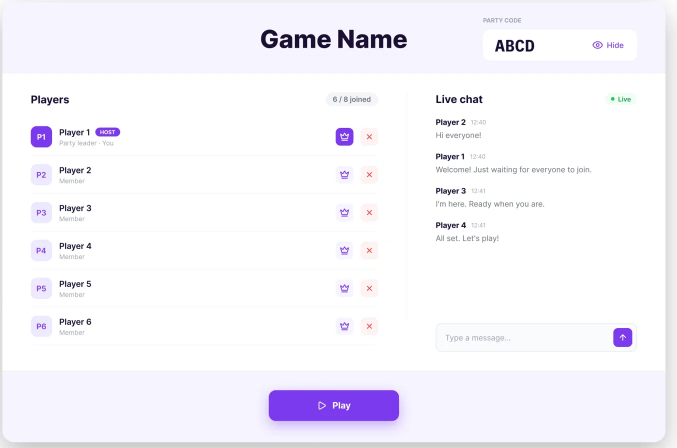
#> input picture ClaudeScripts/gameplay-site/source/design/lobby.webp, 1353 x 896 px (shown at 1/2 size)
$ python voronoi_stippling.py ../../ClaudeScripts/gameplay-site/source/design/lobby.webp
#> lines starting #> are read from the running program, lines starting #| are printed output that depends on the picture
#> in main, image is the input picture: PIL image 1353x896 RGB; mean R, G, B 246, 244.1, 250.9
import argparse
import os
import subprocess
import sys

import numpy as np
import matplotlib.pyplot as plt
from PIL import Image, ImageDraw, ImageFont
from scipy.spatial import cKDTree


def demo_image(size=600):
    y, x = np.mgrid[:size, :size]
    distance = np.hypot(x - size / 2, y - size * 0.43) / (size / 2)
    image = Image.fromarray((np.clip(1 - distance, 0, 1) * 255).astype(np.uint8))
    draw = ImageDraw.Draw(image)
    try:
        font = ImageFont.load_default(size=size // 4)
    except TypeError:
        font = ImageFont.load_default()
    draw.text((size / 2, size / 2), "HELLO", fill=0, font=font, anchor="mm")
    return image


def pick_image():
    if sys.platform == "darwin":
        script = 'POSIX path of (choose file of type {"public.image"} with prompt "Choose a picture to stipple")'
        try:
            result = subprocess.run(["osascript", "-e", script], capture_output=True, text=True, timeout=600)
            return result.stdout.strip() or None
        except (OSError, subprocess.SubprocessError):
            return None
    try:
        import tkinter
        from tkinter import filedialog
        root = tkinter.Tk()
        root.withdraw()
        path = filedialog.askopenfilename(title="Choose a picture to stipple",
                                          filetypes=[("Images", "*.png *.jpg *.jpeg *.gif *.bmp *.tif *.tiff *.webp"), ("All files", "*")])
        root.destroy()
        return path or None
    except Exception:
        return None


def default_output(path):
    stem, _ = os.path.splitext(path)
    return stem + "_stippled.png"


def load_weights(image, width, contrast):
#> called with width = 600, contrast = 2.5
    if image.mode in ("RGBA", "LA", "P"):
        image = Image.alpha_composite(Image.new("RGBA", image.size, "white"), image.convert("RGBA"))
    image = image.convert("L")
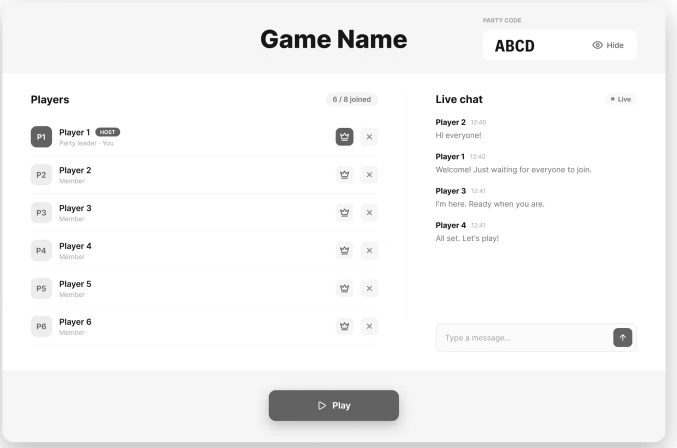
#> image: PIL image 1353x896 L (shown at 1/2 size); min 0, max 255, mean 245.5
    height = round(width * image.height / image.width)
#> height = 397
    pixels = np.asarray(image.resize((width, height)), dtype=float) / 255
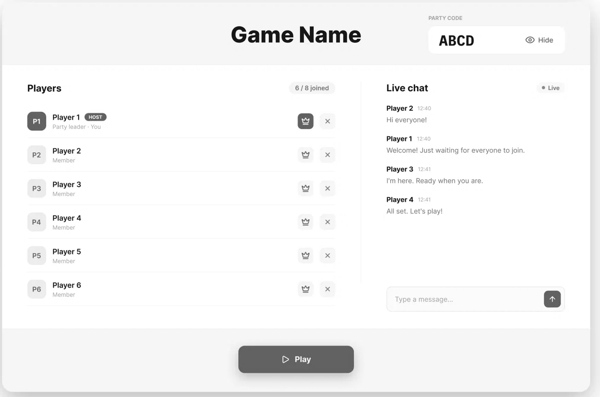
#> pixels: shape (397, 600) float64; min 0, max 1, mean 0.962
    return np.power(1 - pixels, contrast)
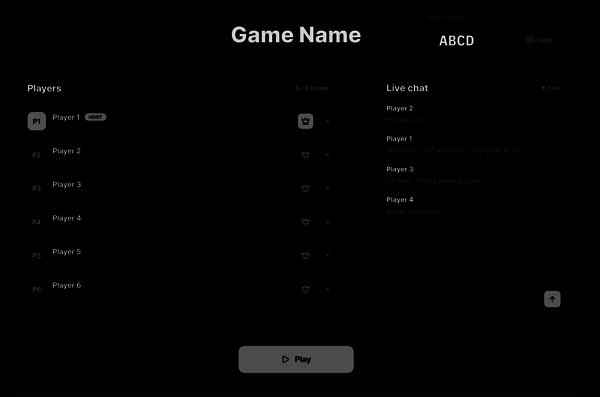
#> returned value: shape (397, 600) float64; min 0, max 1, mean 0.0104


def initial_points(weights, n, rng):
    flat = weights.ravel()
    p = flat / flat.sum() if flat.sum() > 0 else None
    index = rng.choice(flat.size, size=n, p=p)
    y, x = np.divmod(index, weights.shape[1])
    return np.column_stack((x, y)).astype(float) + rng.random((n, 2))


def relax(points, pixels, pixel_weights, shape, iteration, rng):
    n = len(points)
    _, owner = cKDTree(points).query(pixels, workers=-1)
    total = np.bincount(owner, pixel_weights, n)
    cx = np.bincount(owner, pixel_weights * pixels[:, 0], n)
    cy = np.bincount(owner, pixel_weights * pixels[:, 1], n)
    empty = total == 0
    targets = np.column_stack((cx, cy)) / np.where(empty, 1, total)[:, None]
    targets[empty] = rng.random((empty.sum(), 2)) * (shape[1], shape[0])
    jitter = (iteration + 1) ** -0.8 * 10
    points += (targets - points) * 1.8 + (rng.random(points.shape) - 0.5) * jitter
    np.clip(points, 0, (shape[1] - 1e-3, shape[0] - 1e-3), out=points)
    return np.sqrt(total / (total.max() or 1))


def main():
    parser = argparse.ArgumentParser(description="Redraw a picture as dots using weighted Voronoi stippling.")
    parser.add_argument("image", nargs="?", help="any picture (a file picker opens if omitted)")
    parser.add_argument("--demo", action="store_true", help="use the built-in demo image instead of choosing a file")
    parser.add_argument("--width", type=int, default=600, help="working width in pixels")
    parser.add_argument("--density", type=float, default=1.0, help="number of dots multiplier")
    parser.add_argument("--contrast", type=float, default=2.5)
    parser.add_argument("--min-size", type=float, default=0.3)
    parser.add_argument("--max-size", type=float, default=4.5)
    parser.add_argument("--iterations", type=int, default=60)
    parser.add_argument("--background", default="white")
    parser.add_argument("--color", default="black")
    parser.add_argument("--save", help="where to save the result (default: next to the picture, ending in _stippled.png)")
    parser.add_argument("--no-window", action="store_true", help="just save the result without opening a window")
    parser.add_argument("--seed", type=int)
    args = parser.parse_args()

    rng = np.random.default_rng(args.seed)
    path = args.image or (None if args.demo else pick_image())
    if path:
        path = os.path.expanduser(path)
        image = Image.open(path)
        print(f"Stippling {path}")
    else:
        image = demo_image()
        print("No picture chosen, using the demo image.")
    output = args.save or (default_output(path) if path else None)
    weights = load_weights(image, args.width, args.contrast)
    shape = weights.shape
#> shape = (397, 600)
    n = max(1, round(shape[0] * shape[1] / 40 * args.density))
#> n = 5955
    ys, xs = np.nonzero(weights > 1e-6)
    pixels = np.column_stack((xs, ys)) + 0.5
#> pixels = 100281 pairs, first value 0.5 to 599.5, second value 0.5 to 396.5
    pixel_weights = weights[ys, xs]
    points = initial_points(weights, n, rng)
#> in initial_points, `index = rng.choice(flat.size, size=n, p=p)`: index = 5955 values, max 238176 at index 1878, min 886 at index 1419, mean 119704.3
#> in initial_points, `y, x = np.divmod(index, weights.shape[1])`: y = 5955 values, max 396 at index 493, min 1 at index 151, mean 199; x = 5955 values, max 599 at index 2462, min 0 at index 1736, mean 290.5
#> points = 5955 pairs, first value 0.15 to 599.5, second value 1.75 to 397

    fig, ax = plt.subplots(figsize=(8, 8 * shape[0] / shape[1]))
    fig.patch.set_facecolor(args.background)
    fig.subplots_adjust(0, 0, 1, 1)
    ax.set_xlim(0, shape[1])
    ax.set_ylim(shape[0], 0)
    ax.set_aspect("equal")
    ax.axis("off")
    scale = (fig.get_figwidth() * 72 / shape[1]) ** 2
#> scale = 0.922
    dots = ax.scatter(points[:, 0], points[:, 1], s=1, color=args.color, linewidths=0)
    live = not args.no_window

    for i in range(args.iterations):
        strength = relax(points, pixels, pixel_weights, shape, i, rng)
        radius = args.min_size + (args.max_size - args.min_size) * strength
        if live:
            if not plt.fignum_exists(fig.number):
                return
            dots.set_offsets(points)
            dots.set_sizes(np.pi * radius ** 2 * scale)
            ax.set_title(f"{n:,} dots · iteration {i + 1}/{args.iterations}", color="gray", fontsize=9, y=0.98)
            plt.pause(0.001)
#> this loop made 60 passes
#> pass 1, in main, `plt.pause(0.001)`:
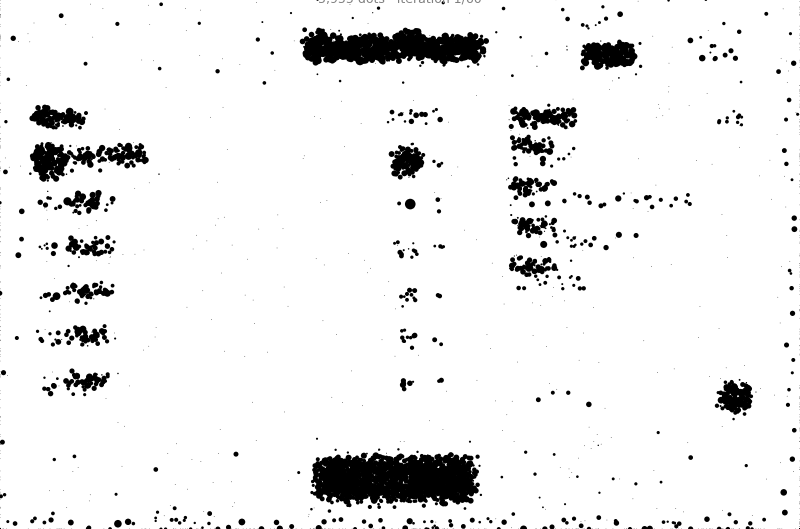
#> figure drawn by matplotlib, 1 panel
#> pass 2, in main, `plt.pause(0.001)`:
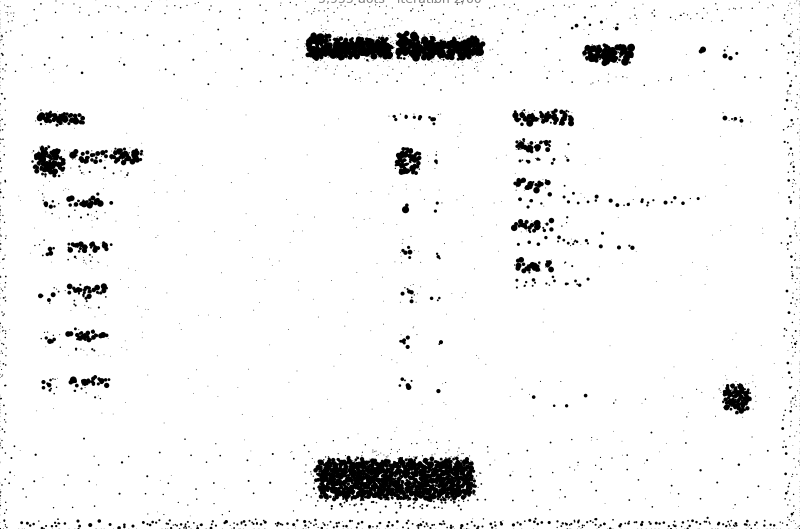
#> figure drawn by matplotlib, 1 panel

    dots.set_offsets(points)
    dots.set_sizes(np.pi * radius ** 2 * scale)
    ax.set_title("")
    if output:
        fig.savefig(output, dpi=200, facecolor=args.background)
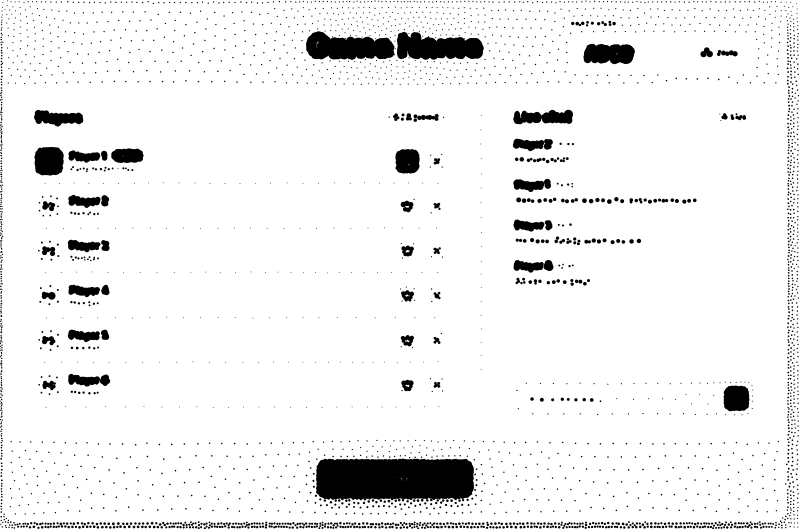
#> figure drawn by matplotlib, 1 panel
        print(f"Saved {output}")
    if live:
        plt.show()


if __name__ == "__main__":
    main()
